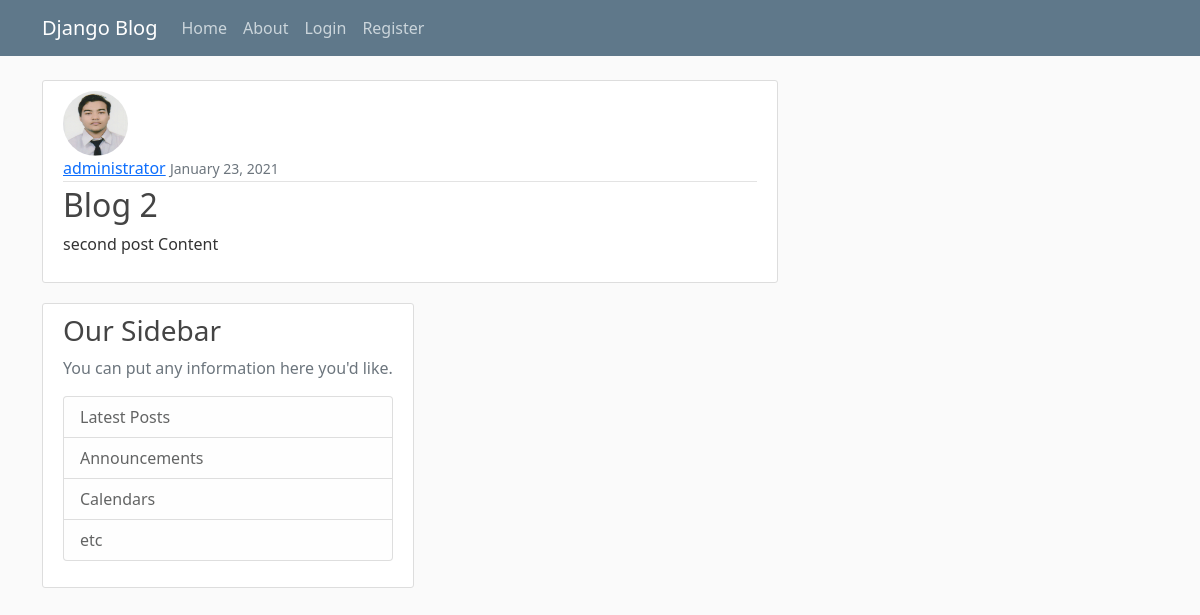
/post/2/, run on an earlier commit of the app's database.
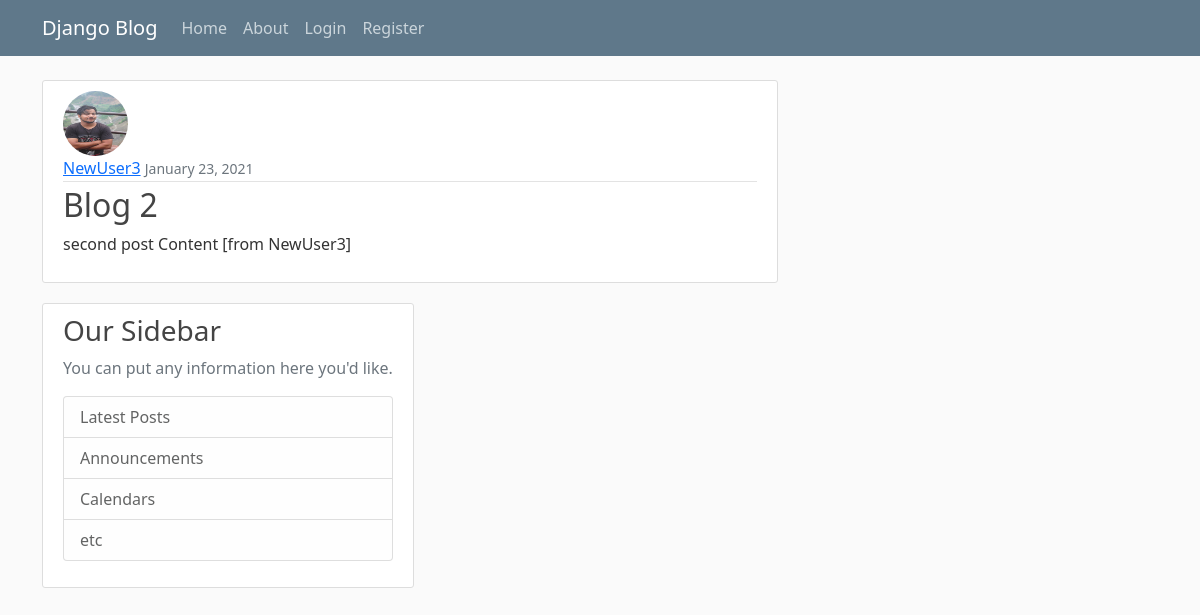
And on a later commit of the database.
### blog/models.py (models this page shows, shortened)
class Post(models.Model):
    title = models.CharField(max_length=100)
    content = models.TextField()
    date_posted = models.DateTimeField(default=timezone.now)
    author = models.ForeignKey(User, on_delete=models.CASCADE)

### users/models.py (models this page shows, shortened)
class Profile(models.Model):
    user = models.OneToOneField(User, on_delete=models.CASCADE)
    image = models.ImageField(default='default.jpg', upload_to='profile_pics')

### blog/views.py (the view)
# urls.py: path('post/<int:pk>/', PostDetailView.as_view(), name='post-detail'),
class PostDetailView(DetailView):
    model = Post

### blog/templates/blog/post_detail.html (shortened to what this page needs)
{% extends 'blog/base.html'%} {% block content%}
<article class="media content-section">
<img class ="rounded-circle article-img" src ="{{ object.author.profile.image.url}}"
  <div class="media-body">
    <div class="article-metadata">
      <a class="mr-2" href="{% url 'user-posts' object.author.username  %}">{{ object.author }}</a>
      <small class="text-muted">{{ object.date_posted|date:"F d, Y" }}</small>
    </div>
    <h2 class="article-title">{{ object.title }}</h2>
    <p class="article-content">{{ object.content }}</p>
  </div>
{% endblock content %}

What changed in the data, as far as the page shows it:
changed Post "Blog 2": author.profile.image: a different picture; author "administrator" → "NewUser3"; content "second post Content" → "second post Content [from NewUser3]"
